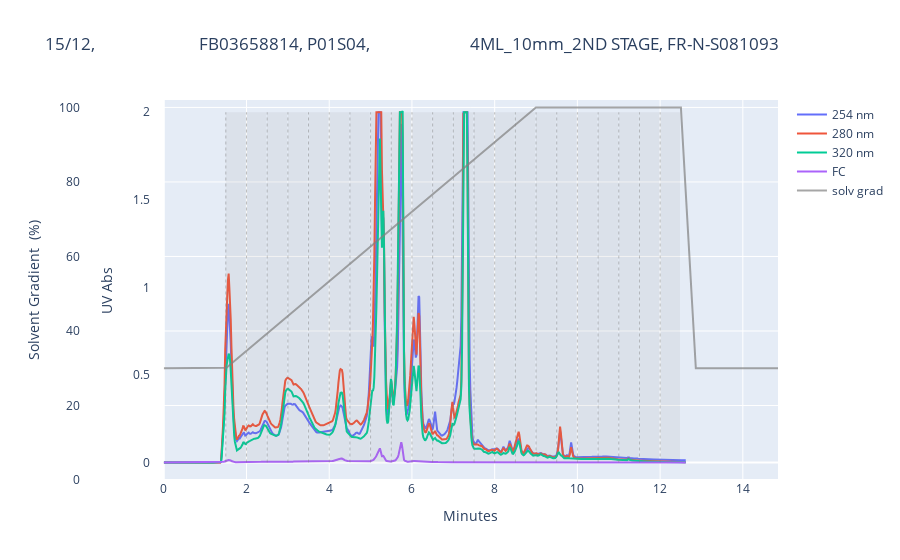

The notebook cell saved with this chart:
### Code cell
create_plot(dict_data)

### Figure 1 — Plotly figure (JSON) as saved in the notebook; plotly's stock layout.template omitted (floating-point values rounded to 4 significant figures; data arrays with more than 128 entries replaced by an {"elided": "..."} marker saying what was removed)
{"data": [{"hoverinfo": "skip", "mode": "lines", "name": "254 nm", "type": "scatter", "x": {"elided": "757 float values"}, "y": {"elided": "757 float values"}}, {"hoverinfo": "skip", "mode": "lines", "name": "280 nm", "type": "scatter", "x": {"elided": "757 float values"}, "y": {"elided": "757 float values"}}, {"hoverinfo": "skip", "mode": "lines", "name": "320 nm", "type": "scatter", "x": {"elided": "757 float values"}, "y": {"elided": "757 float values"}}, {"hoverinfo": "skip", "mode": "lines", "name": "FC", "type": "scatter", "x": {"elided": "757 float values"}, "y": {"elided": "757 float values"}}, {"hoverinfo": "skip", "line": {"color": "grey", "width": 2}, "name": "solv grad", "opacity": 0.7, "type": "scatter", "x": {"elided": "899 float values"}, "y": {"elided": "891 float values"}, "yaxis": "y2"}, {"fill": "toself", "fillcolor": "grey", "hovertemplate": "P01S04:FX_1", "mode": "text", "name": "P01S04:FX_1", "opacity": 0.1, "showlegend": false, "type": "scatter", "x": [1.5, 1.5, 1.98, 1.98, 1.5], "y": [0, 2, 2, 0, 0]}, {"fill": "toself", "fillcolor": "grey", "hovertemplate": "P01S04:FX_2", "mode": "text", "name": "P01S04:FX_2", "opacity": 0.1, "showlegend": false, "type": "scatter", "x": [2, 2, 2.48, 2.48, 2], "y": [0, 2, 2, 0, 0]}, {"fill": "toself", "fillcolor": "grey", "hovertemplate": "P01S04:FX_3", "mode": "text", "name": "P01S04:FX_3", "opacity": 0.1, "showlegend": false, "type": "scatter", "x": [2.5, 2.5, 2.98, 2.98, 2.5], "y": [0, 2, 2, 0, 0]}, {"fill": "toself", "fillcolor": "grey", "hovertemplate": "P01S04:FX_4", "mode": "text", "name": "P01S04:FX_4", "opacity": 0.1, "showlegend": false, "type": "scatter", "x": [3, 3, 3.48, 3.48, 3], "y": [0, 2, 2, 0, 0]}, {"fill": "toself", "fillcolor": "grey", "hovertemplate": "P01S04:FX_5", "mode": "text", "name": "P01S04:FX_5", "opacity": 0.1, "showlegend": false, "type": "scatter", "x": [3.5, 3.5, 3.98, 3.98, 3.5], "y": [0, 2, 2, 0, 0]}, {"fill": "toself", "fillcolor": "grey", "hovertemplate": "P01S04:FX_6", "mode": "text", "name": "P01S04:FX_6", "opacity": 0.1, "showlegend": false, "type": "scatter", "x": [4, 4, 4.48, 4.48, 4], "y": [0, 2, 2, 0, 0]}, {"fill": "toself", "fillcolor": "grey", "hovertemplate": "P01S04:FX_7", "mode": "text", "name": "P01S04:FX_7", "opacity": 0.1, "showlegend": false, "type": "scatter", "x": [4.5, 4.5, 4.98, 4.98, 4.5], "y": [0, 2, 2, 0, 0]}, {"fill": "toself", "fillcolor": "grey", "hovertemplate": "P01S04:FX_8", "mode": "text", "name": "P01S04:FX_8", "opacity": 0.1, "showlegend": false, "type": "scatter", "x": [5, 5, 5.48, 5.48, 5], "y": [0, 2, 2, 0, 0]}, {"fill": "toself", "fillcolor": "grey", "hovertemplate": "P01S04:FX_9", "mode": "text", "name": "P01S04:FX_9", "opacity": 0.1, "showlegend": false, "type": "scatter", "x": [5.5, 5.5, 5.98, 5.98, 5.5], "y": [0, 2, 2, 0, 0]}, {"fill": "toself", "fillcolor": "grey", "hovertemplate": "P01S04:FX_10", "mode": "text", "name": "P01S04:FX_10", "opacity": 0.1, "showlegend": false, "type": "scatter", "x": [6, 6, 6.48, 6.48, 6], "y": [0, 2, 2, 0, 0]}, {"fill": "toself", "fillcolor": "grey", "hovertemplate": "P01S04:FX_11", "mode": "text", "name": "P01S04:FX_11", "opacity": 0.1, "showlegend": false, "type": "scatter", "x": [6.5, 6.5, 6.98, 6.98, 6.5], "y": [0, 2, 2, 0, 0]}, {"fill": "toself", "fillcolor": "grey", "hovertemplate": "P01S04:FX_12", "mode": "text", "name": "P01S04:FX_12", "opacity": 0.1, "showlegend": false, "type": "scatter", "x": [7, 7, 7.48, 7.48, 7], "y": [0, 2, 2, 0, 0]}, {"fill": "toself", "fillcolor": "grey", "hovertemplate": "P01S04:FX_13", "mode": "text", "name": "P01S04:FX_13", "opacity": 0.1, "showlegend": false, "type": "scatter", "x": [7.5, 7.5, 7.98, 7.98, 7.5], "y": [0, 2, 2, 0, 0]}, {"fill": "toself", "fillcolor": "grey", "hovertemplate": "P01S04:FX_14", "mode": "text", "name": "P01S04:FX_14", "opacity": 0.1, "showlegend": false, "type": "scatter", "x": [8, 8, 8.48, 8.48, 8], "y": [0, 2, 2, 0, 0]}, {"fill": "toself", "fillcolor": "grey", "hovertemplate": "P01S04:FX_15", "mode": "text", "name": "P01S04:FX_15", "opacity": 0.1, "showlegend": false, "type": "scatter", "x": [8.5, 8.5, 8.98, 8.98, 8.5], "y": [0, 2, 2, 0, 0]}, {"fill": "toself", "fillcolor": "grey", "hovertemplate": "P01S04:FX_16", "mode": "text", "name": "P01S04:FX_16", "opacity": 0.1, "showlegend": false, "type": "scatter", "x": [9, 9, 9.48, 9.48, 9], "y": [0, 2, 2, 0, 0]}, {"fill": "toself", "fillcolor": "grey", "hovertemplate": "P01S04:FX_17", "mode": "text", "name": "P01S04:FX_17", "opacity": 0.1, "showlegend": false, "type": "scatter", "x": [9.5, 9.5, 9.98, 9.98, 9.5], "y": [0, 2, 2, 0, 0]}, {"fill": "toself", "fillcolor": "grey", "hovertemplate": "P01S04:FX_18", "mode": "text", "name": "P01S04:FX_18", "opacity": 0.1, "showlegend": false, "type": "scatter", "x": [10, 10, 10.48, 10.48, 10], "y": [0, 2, 2, 0, 0]}, {"fill": "toself", "fillcolor": "grey", "hovertemplate": "P01S04:FX_19", "mode": "text", "name": "P01S04:FX_19", "opacity": 0.1, "showlegend": false, "type": "scatter", "x": [10.5, 10.5, 10.98, 10.98, 10.5], "y": [0, 2, 2, 0, 0]}, {"fill": "toself", "fillcolor": "grey", "hovertemplate": "P01S04:FX_20", "mode": "text", "name": "P01S04:FX_20", "opacity": 0.1, "showlegend": false, "type": "scatter", "x": [11, 11, 11.48, 11.48, 11], "y": [0, 2, 2, 0, 0]}, {"fill": "toself", "fillcolor": "grey", "hovertemplate": "P01S04:FX_21", "mode": "text", "name": "P01S04:FX_21", "opacity": 0.1, "showlegend": false, "type": "scatter", "x": [11.5, 11.5, 11.98, 11.98, 11.5], "y": [0, 2, 2, 0, 0]}, {"fill": "toself", "fillcolor": "grey", "hovertemplate": "P01S04:FX_22", "mode": "text", "name": "P01S04:FX_22", "opacity": 0.1, "showlegend": false, "type": "scatter", "x": [12, 12, 12.48, 12.48, 12], "y": [0, 2, 2, 0, 0]}], "layout": {"autosize": true, "hoverlabel": {"bgcolor": "#2b3f75", "font": {"family": "Rockwell", "size": 16}}, "shapes": [{"line": {"color": "grey", "dash": "dot", "width": 0.5}, "type": "line", "x0": 1.5, "x1": 1.5, "y0": 0, "y1": 2}, {"line": {"color": "grey", "dash": "dot", "width": 0.5}, "type": "line", "x0": 2, "x1": 2, "y0": 0, "y1": 2}, {"line": {"color": "grey", "dash": "dot", "width": 0.5}, "type": "line", "x0": 2.5, "x1": 2.5, "y0": 0, "y1": 2}, {"line": {"color": "grey", "dash": "dot", "width": 0.5}, "type": "line", "x0": 3, "x1": 3, "y0": 0, "y1": 2}, {"line": {"color": "grey", "dash": "dot", "width": 0.5}, "type": "line", "x0": 3.5, "x1": 3.5, "y0": 0, "y1": 2}, {"line": {"color": "grey", "dash": "dot", "width": 0.5}, "type": "line", "x0": 4, "x1": 4, "y0": 0, "y1": 2}, {"line": {"color": "grey", "dash": "dot", "width": 0.5}, "type": "line", "x0": 4.5, "x1": 4.5, "y0": 0, "y1": 2}, {"line": {"color": "grey", "dash": "dot", "width": 0.5}, "type": "line", "x0": 5, "x1": 5, "y0": 0, "y1": 2}, {"line": {"color": "grey", "dash": "dot", "width": 0.5}, "type": "line", "x0": 5.5, "x1": 5.5, "y0": 0, "y1": 2}, {"line": {"color": "grey", "dash": "dot", "width": 0.5}, "type": "line", "x0": 6, "x1": 6, "y0": 0, "y1": 2}, {"line": {"color": "grey", "dash": "dot", "width": 0.5}, "type": "line", "x0": 6.5, "x1": 6.5, "y0": 0, "y1": 2}, {"line": {"color": "grey", "dash": "dot", "width": 0.5}, "type": "line", "x0": 7, "x1": 7, "y0": 0, "y1": 2}, {"line": {"color": "grey", "dash": "dot", "width": 0.5}, "type": "line", "x0": 7.5, "x1": 7.5, "y0": 0, "y1": 2}, {"line": {"color": "grey", "dash": "dot", "width": 0.5}, "type": "line", "x0": 8, "x1": 8, "y0": 0, "y1": 2}, {"line": {"color": "grey", "dash": "dot", "width": 0.5}, "type": "line", "x0": 8.5, "x1": 8.5, "y0": 0, "y1": 2}, {"line": {"color": "grey", "dash": "dot", "width": 0.5}, "type": "line", "x0": 9, "x1": 9, "y0": 0, "y1": 2}, {"line": {"color": "grey", "dash": "dot", "width": 0.5}, "type": "line", "x0": 9.5, "x1": 9.5, "y0": 0, "y1": 2}, {"line": {"color": "grey", "dash": "dot", "width": 0.5}, "type": "line", "x0": 10, "x1": 10, "y0": 0, "y1": 2}, {"line": {"color": "grey", "dash": "dot", "width": 0.5}, "type": "line", "x0": 10.5, "x1": 10.5, "y0": 0, "y1": 2}, {"line": {"color": "grey", "dash": "dot", "width": 0.5}, "type": "line", "x0": 11, "x1": 11, "y0": 0, "y1": 2}, {"line": {"color": "grey", "dash": "dot", "width": 0.5}, "type": "line", "x0": 11.5, "x1": 11.5, "y0": 0, "y1": 2}, {"line": {"color": "grey", "dash": "dot", "width": 0.5}, "type": "line", "x0": 12, "x1": 12, "y0": 0, "y1": 2}], "title": {"text": "15/12, \n                        FB03658814, P01S04,\n                        4ML_10mm_2ND STAGE, FR-N-S081093"}, "xaxis": {"autorange": true, "domain": [0.12, 1], "range": [0, 14.85], "showspikes": true, "title": {"text": "Minutes"}, "type": "linear"}, "yaxis": {"position": 0.1, "range": [-0.1, 2.07], "showgrid": false, "title": {"text": "UV Abs"}, "type": "linear"}, "yaxis2": {"anchor": "free", "domain": [0.1, 1], "overlaying": "y", "position": 0, "range": [0, 102], "side": "left", "title": {"text": "Solvent Gradient  (%)"}, "type": "linear"}}}
